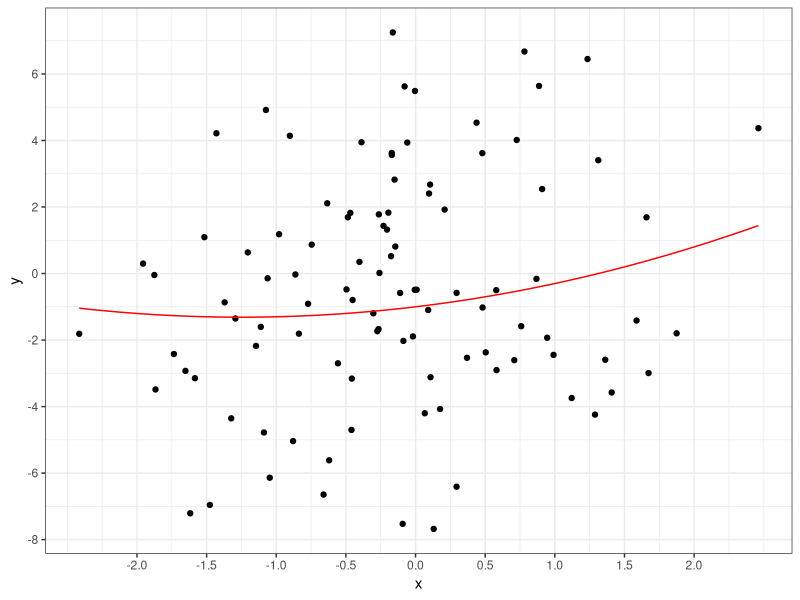
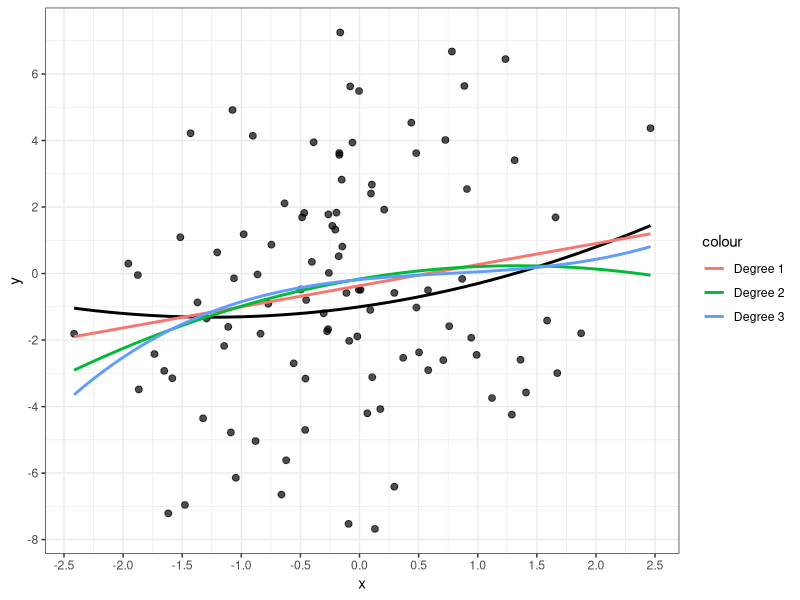
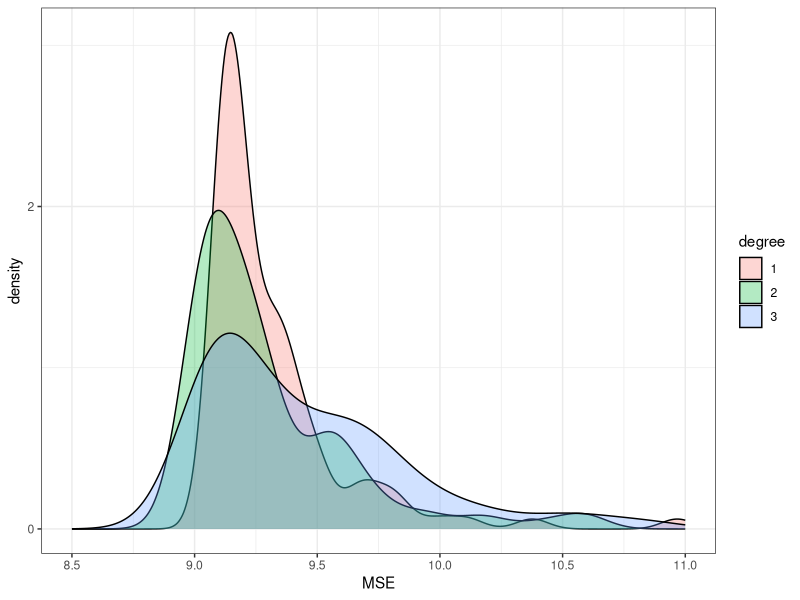

The R source for these figures, in order:
## ---- chunk 1
#| include: false
# Set global configurations and settings here
knitr::opts_chunk$set()                 # set global chunk options
ggplot2::theme_set(ggplot2::theme_bw()) # set ggplot2 theme
## ---- chunk 2
#| message: false
#| warning: false
library(tidyverse) # functions for data manipulation
## ---- chunk 3
# generates random x values
sim_x <- function(n) {
  rnorm(n)
}

# defines function y
f <- function(x) {
  -1 + .5*x + .2*(x^2)
}

# generates y values based on x
sim_y <- function(x, sd) {
  n = length(x)
  f(x) + rnorm(n, sd = sd)
}
## ---- chunk 4
n <-  100
sd <-  3

set.seed(611)

x <- sim_x(n)
y <- sim_y(x, sd = sd)

data_train <- tibble(x,y)
## ---- chunk 5
ggplot(data_train, aes(x,y)) + geom_point() + 
  geom_function(fun = f, color = 'red') +
  scale_x_continuous(breaks=seq(-2,2, by=0.5)) +
  scale_y_continuous(breaks=seq(-50,50,by=2))


## ---- chunk 6
# fitting all three models
deg1_model = lm(y~poly(x, degree=1), data=data_train)
deg2_model = lm(y~poly(x, degree=2), data=data_train)
deg3_model = lm(y~poly(x, degree=3), data=data_train)
## ---- chunk 7
ggplot(data_train, aes(x,y)) + geom_point(size=2, alpha=0.7) + 
  geom_function(fun = f, color = 'black', size = 1) +
  stat_smooth(method = "lm", formula = y ~ poly(x, 1), aes(color = "Degree 1"), se = FALSE) + stat_smooth(method = "lm", formula = y ~ poly(x, 2), aes(color = "Degree 2"), se = FALSE) + stat_smooth(method = "lm", formula = y ~ poly(x, 3), aes(color = "Degree 3"), se = FALSE) +
  scale_x_continuous(breaks=seq(-3,3, by=.5)) +
  scale_y_continuous(breaks=seq(-50,50,by=2))  

## ---- chunk 8
n_test <- 10000
set.seed(612)

x_test <- sim_x(n_test)
y_test <- sim_y(x_test, sd=sd)
data_test <- tibble(x=x_test, y=y_test)
## ---- chunk 9
#: Function to fit, predict, and evaluate a polynomial regression model

poly_eval <- function(deg, data_train, data_test){

if(deg==0) m = lm(y~1, data=data_train) # intercept only model

else m = lm(y~poly(x, degree=deg), data=data_train) # polynomial
p = length(coef(m)) # number of parameters
#: calculate training MSE
mse_train = mean(m$residuals^2) # training MSE
#: calculate test MSE
yhat = predict(m, data_test) # predictions at test X's
mse_test = mean( (data_test$y - yhat)^2 )# test MSE
#: output a data frame of relevant info
tibble(degree=deg, edf=p, mse_train, mse_test)
}
## ---- chunk 10
poly_eval(deg=1, data_train, data_test)
poly_eval(deg=2, data_train, data_test)
poly_eval(deg=3, data_train, data_test)

## ---- chunk 11

# function that generates yhat values using true function
gen_yhat <- function(data_test) {
  
yhat_list <- vector()

for (i in 1:nrow(data_test)){
  
  yhat <- -1 + .5*data_test$x[i] + .2*(data_test$x[i]^2)
  
  yhat_list[i] <- yhat
}

yhat_list
}

yhat_list <- gen_yhat(data_test)

# get the test MSE
mse_test <- mean((data_test$y - yhat_list)^2)
## ---- chunk 12
mse_test
## ---- chunk 13
set.seed(613)

MSE_deg1 <- vector()
MSE_deg2 <- vector()
MSE_deg3 <- vector()

for (i in 1:100){
  
  n <-  100
  sd <-  3

  x <- sim_x(n)
  y <- sim_y(x, sd = sd)

  data_train <- tibble(x,y)
  
  deg1_model = lm(y~poly(x, degree=1), data=data_train)
  deg2_model = lm(y~poly(x, degree=2), data=data_train)
  deg3_model = lm(y~poly(x, degree=3), data=data_train)
  
  # caculate test MSE
  
  yhat_1 = predict(deg1_model, data_test) # predictions at test X's
  mse_test_deg1 = mean( (data_test$y - yhat_1)^2 )# test MSE
  
  yhat_2 = predict(deg2_model, data_test) # predictions at test X's
  mse_test_deg2 = mean( (data_test$y - yhat_2)^2 )# test MSE

  yhat_3 = predict(deg3_model, data_test) # predictions at test X's
  mse_test_deg3 = mean( (data_test$y - yhat_3)^2 )# test MSE

  MSE_deg1[i] <- mse_test_deg1
  MSE_deg2[i] <- mse_test_deg2
  MSE_deg3[i] <- mse_test_deg3
}

## ---- chunk 14
degree <- c(rep(1, length(MSE_deg1)),rep(2, length(MSE_deg2)),rep(3, length(MSE_deg3)))
                
MSE <- c(MSE_deg1, MSE_deg2, MSE_deg3)
kd_df <- data.frame(degree, MSE)
kd_df$degree <- as.factor(kd_df$degree)

## ---- chunk 15
ggplot(kd_df, aes(x=MSE, fill=degree)) +
  geom_density(alpha=0.3) +
  scale_x_continuous(breaks=seq(7,11, by=.5), limits = c(8.5, 11)) +
  scale_y_continuous(breaks=seq(0,50,by=2))
## ---- chunk 16
set.seed(613)

count_best_model1 <- 0
count_best_model2 <- 0
count_best_model3 <- 0

MSE_deg1 <- vector()
MSE_deg2 <- vector()
MSE_deg3 <- vector()

for (i in 1:100){
  
  n <-  100
  sd <-  3

  x <- sim_x(n)
  y <- sim_y(x, sd = sd)

  data_train <- tibble(x,y)
  
  deg1_model = lm(y~poly(x, degree=1), data=data_train)
  deg2_model = lm(y~poly(x, degree=2), data=data_train)
  deg3_model = lm(y~poly(x, degree=3), data=data_train)
  
  # caculate test MSE
  
  yhat_1 = predict(deg1_model, data_test) # predictions at test X's
  mse_test_deg1 = mean( (data_test$y - yhat_1)^2 )# test MSE
  
  yhat_2 = predict(deg2_model, data_test) # predictions at test X's
  mse_test_deg2 = mean( (data_test$y - yhat_2)^2 )# test MSE

  yhat_3 = predict(deg3_model, data_test) # predictions at test X's
  mse_test_deg3 = mean( (data_test$y - yhat_3)^2 )# test MSE
  
  if (mse_test_deg1 < mse_test_deg2 & mse_test_deg1 < mse_test_deg3){
    count_best_model1 <- count_best_model1 + 1
  }
  
  else if (mse_test_deg2 < mse_test_deg1 & mse_test_deg2 < mse_test_deg3){
    count_best_model2 <- count_best_model2 + 1
  }
  else if (mse_test_deg3 < mse_test_deg1 & mse_test_deg3 < mse_test_deg2){
    count_best_model3 <- count_best_model3 + 1
  }

  MSE_deg1[i] <- mse_test_deg1
  MSE_deg2[i] <- mse_test_deg2
  MSE_deg3[i] <- mse_test_deg3
  
}
## ---- chunk 17
model_degree <- c(1, 2, 3)
frequency_best_model <- c(count_best_model1, count_best_model2, count_best_model3)
model_compare_df <- data.frame(model_degree, frequency_best_model)
model_compare_df
## ---- chunk 18

f_function <- function(n, sd, data_test) {
  
  set.seed(613)

  count_best_model1 <- 0
  count_best_model2 <- 0
  count_best_model3 <- 0

  MSE_deg1 <- vector()
  MSE_deg2 <- vector()
  MSE_deg3 <- vector()

  for (i in 1:100){
    
    n <-  n
    sd <-  sd

    x <- sim_x(n)
    y <- sim_y(x, sd = sd)
  
    data_train <- tibble(x,y)
    
    deg1_model = lm(y~poly(x, degree=1), data=data_train)
    deg2_model = lm(y~poly(x, degree=2), data=data_train)
    deg3_model = lm(y~poly(x, degree=3), data=data_train)
    
    # caculate test MSE
    
    yhat_1 = predict(deg1_model, data_test) # predictions at test X's
    mse_test_deg1 = mean( (data_test$y - yhat_1)^2 )# test MSE
    
    yhat_2 = predict(deg2_model, data_test) # predictions at test X's
    mse_test_deg2 = mean( (data_test$y - yhat_2)^2 )# test MSE
  
    yhat_3 = predict(deg3_model, data_test) # predictions at test X's
    mse_test_deg3 = mean( (data_test$y - yhat_3)^2 )# test MSE
    
    if (mse_test_deg1 < mse_test_deg2 & mse_test_deg1 < mse_test_deg3){
    count_best_model1 <- count_best_model1 + 1
  }
  
    else if (mse_test_deg2 < mse_test_deg1 & mse_test_deg2 < mse_test_deg3){
    count_best_model2 <- count_best_model2 + 1
  }
    else if (mse_test_deg3 < mse_test_deg1 & mse_test_deg3 < mse_test_deg2){
    count_best_model3 <- count_best_model3 + 1
  }
  
    MSE_deg1[i] <- mse_test_deg1
    MSE_deg2[i] <- mse_test_deg2
    MSE_deg3[i] <- mse_test_deg3
  }

  model_degree <- c(1, 2, 3)
  frequency_best_model <- c(count_best_model1, count_best_model2, count_best_model3)
  model_compare_df <- data.frame(model_degree, frequency_best_model)
  model_compare_df
}


## ---- chunk 19
set.seed(612)
n_test <- 10000

sd <- 2
x_test <- sim_x(n_test)
y_test <- sim_y(x_test, sd=sd)
data_test_new <- tibble(x=x_test, y=y_test)


f_function(100, 2, data_test_new)
## ---- chunk 20
set.seed(612)
n_test <- 10000

sd <- 4
x_test <- sim_x(n_test)
y_test <- sim_y(x_test, sd=sd)
data_test_new1 <- tibble(x=x_test, y=y_test)


f_function(300, 4, data_test_new1)
